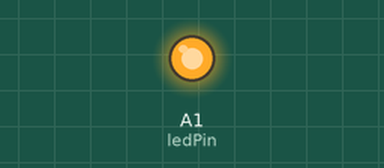
Simulated run of this sketch. Board: Arduino Uno, built with avr-gcc and run on an emulated ATmega328P. Shown: output pins drawn as LEDs (lit = HIGH).

Above: at 0.07 s.
At 3.5 s:
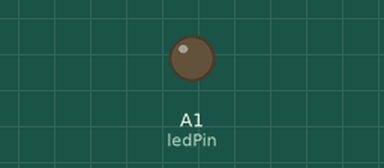
Timing chart, 0 to 7.8 s (numbered marks = the images above):
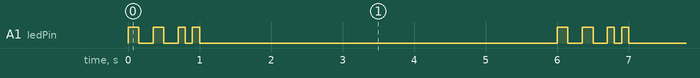

Measured:
- by itself, A1 (ledPin): repeats every 6.0 s: LOW 0.20 s, HIGH 0.15 s, LOW 0.20 s, HIGH 0.10 s, LOW 0.10 s, HIGH 0.10 s, LOW 5.0 s, HIGH 0.15 s
- by itself, everything shown: repeats every 6.0 s, in 8 steps

The sketch:

sto_leds.ino
```cpp
const int ledPin = A1;

void setup() {
  // put your setup code here, to run once:
  pinMode(ledPin, OUTPUT);
}

void loop() {

  digitalWrite(ledPin, HIGH);
  delay(150);
  digitalWrite(ledPin, LOW);
  delay(200);
  digitalWrite(ledPin, HIGH);
  delay(150);
  digitalWrite(ledPin, LOW);
  delay(200);
  digitalWrite(ledPin, HIGH);
  delay(100);
  digitalWrite(ledPin, LOW);
  delay(100);
  digitalWrite(ledPin, HIGH);
  delay(100);
  digitalWrite(ledPin, LOW);

  delay(5000);

  // put your main code here, to run repeatedly:

}
```
